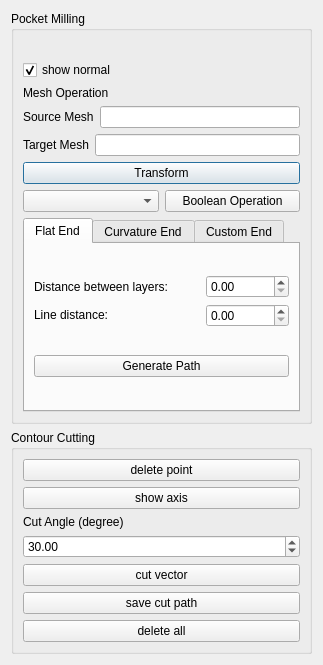
<?xml version="1.0" encoding="UTF-8"?>
<ui version="4.0">
 <class>PathGenerationDialog</class>
 <widget class="QDialog" name="PathGenerationDialog">
  <property name="geometry">
   <rect>
    <x>0</x>
    <y>0</y>
    <width>323</width>
    <height>665</height>
   </rect>
  </property>
  <property name="windowTitle">
   <string>RegistrationDialog</string>
  </property>
  <layout class="QVBoxLayout" name="verticalLayout_2">
   <item>
    <widget class="QGroupBox" name="groupBox_pocket_milling_path">
     <property name="title">
      <string>Pocket Milling</string>
     </property>
     <layout class="QVBoxLayout" name="verticalLayout">
      <item>
       <widget class="QLabel" name="label_status">
        <property name="text">
         <string/>
        </property>
       </widget>
      </item>
      <item>
       <widget class="QCheckBox" name="checkBox_show_normal">
        <property name="text">
         <string>show normal</string>
        </property>
        <property name="checked">
         <bool>true</bool>
        </property>
       </widget>
      </item>
      <item>
       <layout class="QVBoxLayout" name="verticalLayout_3">
        <item>
         <widget class="QLabel" name="label">
          <property name="text">
           <string>Mesh Operation</string>
          </property>
         </widget>
        </item>
        <item>
         <layout class="QHBoxLayout" name="horizontalLayout_3">
          <item>
           <widget class="QLabel" name="label_5">
            <property name="text">
             <string>Source Mesh</string>
            </property>
           </widget>
          </item>
          <item>
           <widget class="QLineEdit" name="lineEdit_source"/>
          </item>
         </layout>
        </item>
        <item>
         <layout class="QHBoxLayout" name="horizontalLayout_4">
          <item>
           <widget class="QLabel" name="label_6">
            <property name="text">
             <string>Target Mesh</string>
            </property>
           </widget>
          </item>
          <item>
           <widget class="QLineEdit" name="lineEdit_target"/>
          </item>
         </layout>
        </item>
        <item>
         <widget class="QPushButton" name="pushButton_transform">
          <property name="text">
           <string>Transform</string>
          </property>
         </widget>
        </item>
        <item>
         <layout class="QHBoxLayout" name="horizontalLayout_5">
          <item>
           <widget class="QComboBox" name="comboBox_boolean_operation"/>
          </item>
          <item>
           <widget class="QPushButton" name="pushButton_boolean_operation">
            <property name="text">
             <string>Boolean Operation</string>
            </property>
           </widget>
          </item>
         </layout>
        </item>
       </layout>
      </item>
      <item>
       <widget class="QTabWidget" name="tabWidget">
        <property name="currentIndex">
         <number>0</number>
        </property>
        <property name="elideMode">
         <enum>Qt::ElideNone</enum>
        </property>
        <widget class="QWidget" name="tabl_flat_end">
         <attribute name="title">
          <string>Flat End</string>
         </attribute>
         <layout class="QVBoxLayout" name="verticalLayout_4">
          <item>
           <layout class="QGridLayout" name="gridLayout">
            <item row="0" column="0" colspan="2">
             <widget class="QLabel" name="label_3">
              <property name="text">
               <string>Distance between layers:</string>
              </property>
             </widget>
            </item>
            <item row="0" column="2">
             <widget class="QDoubleSpinBox" name="doubleSpinBox"/>
            </item>
            <item row="1" column="2">
             <widget class="QDoubleSpinBox" name="doubleSpinBox_2"/>
            </item>
            <item row="1" column="0" colspan="2">
             <widget class="QLabel" name="label_4">
              <property name="text">
               <string>&lt;html&gt;&lt;head/&gt;&lt;body&gt;&lt;p&gt;Line distance:&lt;/p&gt;&lt;/body&gt;&lt;/html&gt;</string>
              </property>
             </widget>
            </item>
           </layout>
          </item>
          <item>
           <widget class="QPushButton" name="pushButton_generate_path">
            <property name="text">
             <string>Generate Path</string>
            </property>
           </widget>
          </item>
         </layout>
        </widget>
        <widget class="QWidget" name="tab_curve_end">
         <attribute name="title">
          <string>Curvature End</string>
         </attribute>
        </widget>
        <widget class="QWidget" name="tab_custom_end">
         <attribute name="title">
          <string>Custom End</string>
         </attribute>
        </widget>
       </widget>
      </item>
     </layout>
    </widget>
   </item>
   <item>
    <widget class="QGroupBox" name="groupBox_contour_cutting_path">
     <property name="title">
      <string>Contour Cutting</string>
     </property>
     <layout class="QVBoxLayout" name="vertical_defect_path">
      <property name="leftMargin">
       <number>9</number>
      </property>
      <property name="topMargin">
       <number>9</number>
      </property>
      <property name="rightMargin">
       <number>9</number>
      </property>
      <property name="bottomMargin">
       <number>9</number>
      </property>
      <item>
       <widget class="QPushButton" name="pushButton_delete_point">
        <property name="text">
         <string>delete point</string>
        </property>
       </widget>
      </item>
      <item>
       <widget class="QPushButton" name="pushButton_show_axis">
        <property name="text">
         <string>show axis</string>
        </property>
       </widget>
      </item>
      <item>
       <widget class="QLabel" name="label_7">
        <property name="text">
         <string>Cut Angle (degree)</string>
        </property>
       </widget>
      </item>
      <item>
       <widget class="QDoubleSpinBox" name="doubleSpinBox_angle">
        <property name="maximum">
         <double>180.000000000000000</double>
        </property>
        <property name="value">
         <double>30.000000000000000</double>
        </property>
       </widget>
      </item>
      <item>
       <widget class="QPushButton" name="pushButton_cut_vector">
        <property name="text">
         <string>cut vector</string>
        </property>
       </widget>
      </item>
      <item>
       <widget class="QPushButton" name="pushButton_save_path">
        <property name="text">
         <string>save cut path</string>
        </property>
       </widget>
      </item>
      <item>
       <widget class="QPushButton" name="pushButton_delete_all">
        <property name="text">
         <string>delete all</string>
        </property>
       </widget>
      </item>
     </layout>
    </widget>
   </item>
  </layout>
 </widget>
 <resources/>
 <connections/>
</ui>
